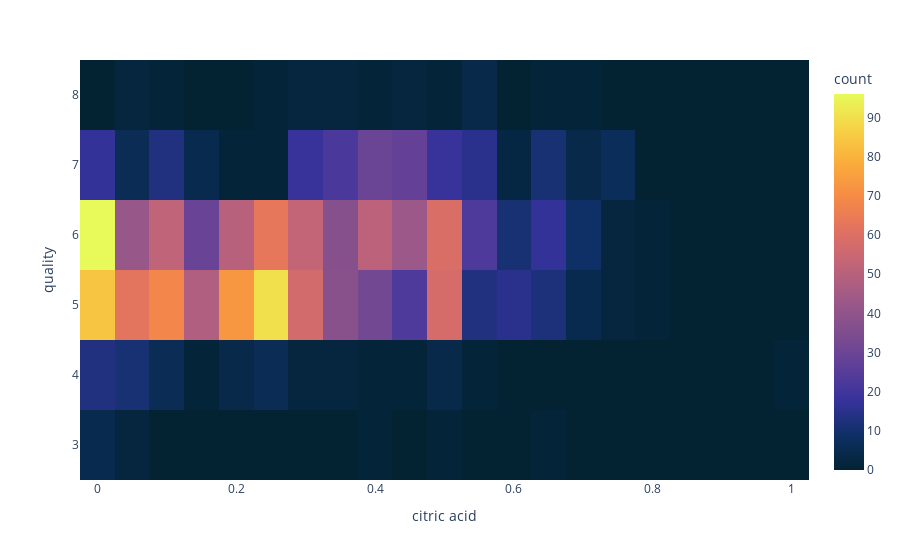

The cell this chart's notebook holds for it:
### Markdown cell above
Conclusão - A faixa de álcool entre [9,10] e a qualidade igual a 5 é responsável pelo maior número de vinhos. À medida que avançamos na qualidade, os vinhos com maior teor alcoólico aumentam, enquanto na qualidade inferior, o teor alcoólico também diminui. A faixa ideal de álcool parece estar entre [10.5,12.5].

### Code cell
# Acido citrico
fig = px.density_heatmap(dataset, x="citric acid", y="quality", nbinsx=30, nbinsy=10,color_continuous_scale="thermal")
fig.show()

### Figure 1 — Plotly figure (JSON) as saved in the notebook; plotly's stock layout.template omitted (floating-point values rounded to 4 significant figures; data arrays with more than 128 entries replaced by an {"elided": "..."} marker saying what was removed)
{"data": [{"coloraxis": "coloraxis", "hovertemplate": "citric acid=%{x}<br>quality=%{y}<br>count=%{z}<extra></extra>", "name": "", "nbinsx": 30, "nbinsy": 10, "type": "histogram2d", "x": {"elided": "1599 float values"}, "xaxis": "x", "xbingroup": "x", "y": {"elided": "1599 int values"}, "yaxis": "y", "ybingroup": "y"}], "layout": {"coloraxis": {"colorbar": {"title": {"text": "count"}}, "colorscale": [[0, "rgb(3, 35, 51)"], [0.09091, "rgb(13, 48, 100)"], [0.1818, "rgb(53, 50, 155)"], [0.2727, "rgb(93, 62, 153)"], [0.3636, "rgb(126, 77, 143)"], [0.4545, "rgb(158, 89, 135)"], [0.5455, "rgb(193, 100, 121)"], [0.6364, "rgb(225, 113, 97)"], [0.7273, "rgb(246, 139, 69)"], [0.8182, "rgb(251, 173, 60)"], [0.9091, "rgb(246, 211, 70)"], [1, "rgb(231, 250, 90)"]]}, "legend": {"tracegroupgap": 0}, "margin": {"t": 60}, "xaxis": {"anchor": "y", "domain": [0, 1], "title": {"text": "citric acid"}}, "yaxis": {"anchor": "x", "domain": [0, 1], "title": {"text": "quality"}}}}
